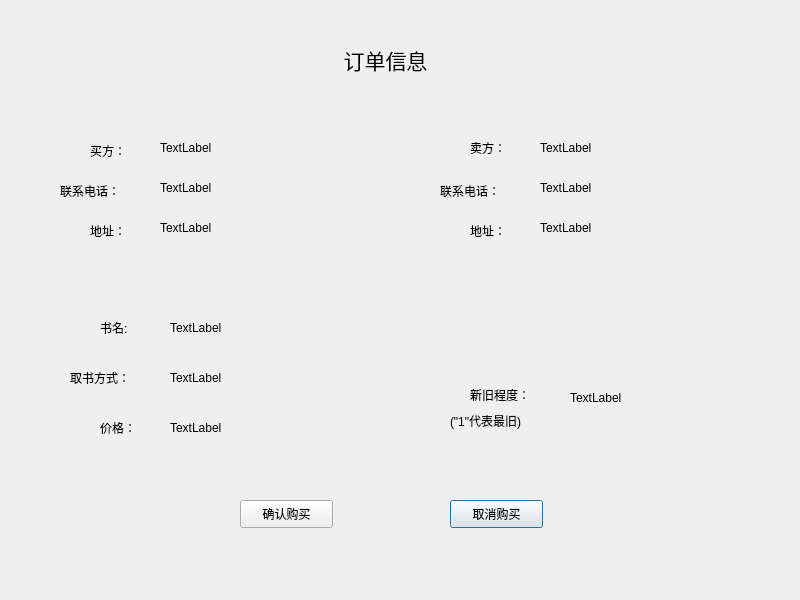
<?xml version="1.0" encoding="UTF-8"?>
<ui version="4.0">
 <class>PurchaseDialog</class>
 <widget class="QDialog" name="PurchaseDialog">
  <property name="geometry">
   <rect>
    <x>0</x>
    <y>0</y>
    <width>800</width>
    <height>600</height>
   </rect>
  </property>
  <property name="windowTitle">
   <string>Dialog</string>
  </property>
  <widget class="QLabel" name="label_6">
   <property name="geometry">
    <rect>
     <x>470</x>
     <y>384</y>
     <width>72</width>
     <height>21</height>
    </rect>
   </property>
   <property name="text">
    <string>新旧程度：</string>
   </property>
  </widget>
  <widget class="QLabel" name="label_5">
   <property name="geometry">
    <rect>
     <x>100</x>
     <y>420</y>
     <width>72</width>
     <height>15</height>
    </rect>
   </property>
   <property name="text">
    <string>价格：</string>
   </property>
  </widget>
  <widget class="QLabel" name="titleLabel">
   <property name="geometry">
    <rect>
     <x>300</x>
     <y>40</y>
     <width>171</width>
     <height>41</height>
    </rect>
   </property>
   <property name="text">
    <string>&lt;html&gt;&lt;head/&gt;&lt;body&gt;&lt;p align=&quot;center&quot;&gt;&lt;span style=&quot; font-size:16pt;&quot;&gt;订单信息&lt;/span&gt;&lt;/p&gt;&lt;/body&gt;&lt;/html&gt;</string>
   </property>
  </widget>
  <widget class="QPushButton" name="cancelButton">
   <property name="geometry">
    <rect>
     <x>450</x>
     <y>500</y>
     <width>93</width>
     <height>28</height>
    </rect>
   </property>
   <property name="text">
    <string>取消购买</string>
   </property>
  </widget>
  <widget class="QLabel" name="label_9">
   <property name="geometry">
    <rect>
     <x>450</x>
     <y>410</y>
     <width>111</width>
     <height>21</height>
    </rect>
   </property>
   <property name="text">
    <string>(&quot;1&quot;代表最旧)</string>
   </property>
  </widget>
  <widget class="QLabel" name="label_4">
   <property name="geometry">
    <rect>
     <x>70</x>
     <y>370</y>
     <width>72</width>
     <height>15</height>
    </rect>
   </property>
   <property name="text">
    <string>取书方式：</string>
   </property>
  </widget>
  <widget class="QLabel" name="label">
   <property name="geometry">
    <rect>
     <x>100</x>
     <y>320</y>
     <width>72</width>
     <height>15</height>
    </rect>
   </property>
   <property name="text">
    <string>书名:</string>
   </property>
  </widget>
  <widget class="QPushButton" name="confirmButton">
   <property name="geometry">
    <rect>
     <x>240</x>
     <y>500</y>
     <width>93</width>
     <height>28</height>
    </rect>
   </property>
   <property name="text">
    <string>确认购买</string>
   </property>
  </widget>
  <widget class="QLabel" name="label_2">
   <property name="geometry">
    <rect>
     <x>90</x>
     <y>140</y>
     <width>81</width>
     <height>21</height>
    </rect>
   </property>
   <property name="text">
    <string>买方：</string>
   </property>
  </widget>
  <widget class="QLabel" name="label_10">
   <property name="geometry">
    <rect>
     <x>470</x>
     <y>140</y>
     <width>72</width>
     <height>15</height>
    </rect>
   </property>
   <property name="text">
    <string>卖方：</string>
   </property>
  </widget>
  <widget class="QLabel" name="label_11">
   <property name="geometry">
    <rect>
     <x>60</x>
     <y>180</y>
     <width>81</width>
     <height>21</height>
    </rect>
   </property>
   <property name="text">
    <string>联系电话：</string>
   </property>
  </widget>
  <widget class="QLabel" name="label_12">
   <property name="geometry">
    <rect>
     <x>90</x>
     <y>220</y>
     <width>81</width>
     <height>21</height>
    </rect>
   </property>
   <property name="text">
    <string>地址：</string>
   </property>
  </widget>
  <widget class="QLabel" name="label_13">
   <property name="geometry">
    <rect>
     <x>440</x>
     <y>180</y>
     <width>81</width>
     <height>21</height>
    </rect>
   </property>
   <property name="text">
    <string>联系电话：</string>
   </property>
  </widget>
  <widget class="QLabel" name="label_14">
   <property name="geometry">
    <rect>
     <x>470</x>
     <y>220</y>
     <width>81</width>
     <height>21</height>
    </rect>
   </property>
   <property name="text">
    <string>地址：</string>
   </property>
  </widget>
  <widget class="QLabel" name="buyerNameLabel">
   <property name="geometry">
    <rect>
     <x>160</x>
     <y>140</y>
     <width>151</width>
     <height>16</height>
    </rect>
   </property>
   <property name="text">
    <string>TextLabel</string>
   </property>
  </widget>
  <widget class="QLabel" name="buyerPhoneLabel">
   <property name="geometry">
    <rect>
     <x>160</x>
     <y>180</y>
     <width>281</width>
     <height>16</height>
    </rect>
   </property>
   <property name="text">
    <string>TextLabel</string>
   </property>
  </widget>
  <widget class="QLabel" name="buyerAddressLabel">
   <property name="geometry">
    <rect>
     <x>160</x>
     <y>220</y>
     <width>181</width>
     <height>16</height>
    </rect>
   </property>
   <property name="text">
    <string>TextLabel</string>
   </property>
  </widget>
  <widget class="QLabel" name="priceLabel">
   <property name="geometry">
    <rect>
     <x>170</x>
     <y>420</y>
     <width>201</width>
     <height>16</height>
    </rect>
   </property>
   <property name="text">
    <string>TextLabel</string>
   </property>
  </widget>
  <widget class="QLabel" name="statusLabel">
   <property name="geometry">
    <rect>
     <x>570</x>
     <y>390</y>
     <width>72</width>
     <height>15</height>
    </rect>
   </property>
   <property name="text">
    <string>TextLabel</string>
   </property>
  </widget>
  <widget class="QLabel" name="sellerPhoneLabel">
   <property name="geometry">
    <rect>
     <x>540</x>
     <y>180</y>
     <width>181</width>
     <height>16</height>
    </rect>
   </property>
   <property name="text">
    <string>TextLabel</string>
   </property>
  </widget>
  <widget class="QLabel" name="sellerNameLabel">
   <property name="geometry">
    <rect>
     <x>540</x>
     <y>140</y>
     <width>181</width>
     <height>16</height>
    </rect>
   </property>
   <property name="text">
    <string>TextLabel</string>
   </property>
  </widget>
  <widget class="QLabel" name="sellerAddressLabel">
   <property name="geometry">
    <rect>
     <x>540</x>
     <y>220</y>
     <width>181</width>
     <height>16</height>
    </rect>
   </property>
   <property name="text">
    <string>TextLabel</string>
   </property>
  </widget>
  <widget class="QLabel" name="takeMethodLabel">
   <property name="geometry">
    <rect>
     <x>170</x>
     <y>370</y>
     <width>311</width>
     <height>16</height>
    </rect>
   </property>
   <property name="text">
    <string>TextLabel</string>
   </property>
  </widget>
  <widget class="QLabel" name="bookNameLabel">
   <property name="geometry">
    <rect>
     <x>170</x>
     <y>320</y>
     <width>441</width>
     <height>16</height>
    </rect>
   </property>
   <property name="text">
    <string>TextLabel</string>
   </property>
  </widget>
 </widget>
 <resources/>
 <connections>
  <connection>
   <sender>confirmButton</sender>
   <signal>clicked()</signal>
   <receiver>PurchaseDialog</receiver>
   <slot>confirmButton_click()</slot>
   <hints>
    <hint type="sourcelabel">
     <x>176</x>
     <y>456</y>
    </hint>
    <hint type="destinationlabel">
     <x>132</x>
     <y>466</y>
    </hint>
   </hints>
  </connection>
  <connection>
   <sender>cancelButton</sender>
   <signal>clicked()</signal>
   <receiver>PurchaseDialog</receiver>
   <slot>cancelButton_click()</slot>
   <hints>
    <hint type="sourcelabel">
     <x>458</x>
     <y>455</y>
    </hint>
    <hint type="destinationlabel">
     <x>487</x>
     <y>471</y>
    </hint>
   </hints>
  </connection>
 </connections>
 <slots>
  <slot>confirmButton_click()</slot>
  <slot>cancelButton_click()</slot>
 </slots>
</ui>
